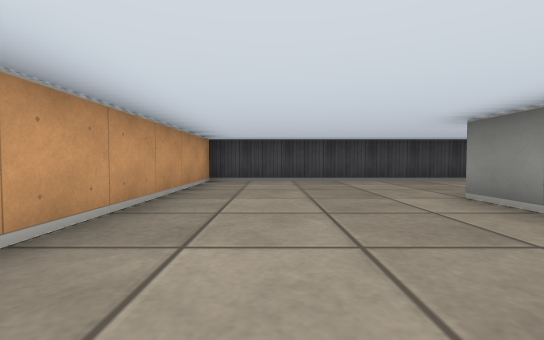
View 1 (above)

24 first-person views from a walk through a cub3D ray-caster map. The camera is about half as high as the walls, tilts 2° down and sees 90° across. The floor is counted in squares. Each view is taken from the middle of a square. On the plan, view 1 faces up. The plan holds only what a view shows up to about 9 squares ahead; the rest is blank.

View 2
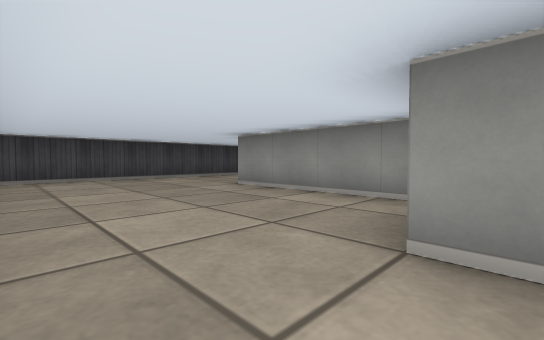

View 3
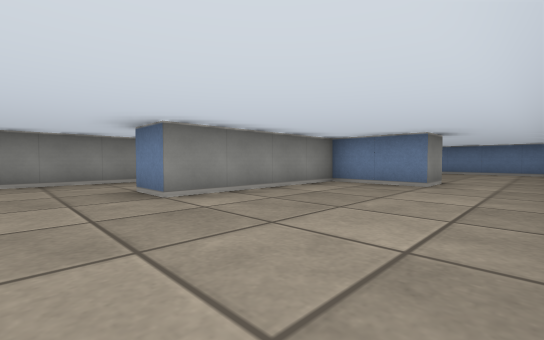

View 4
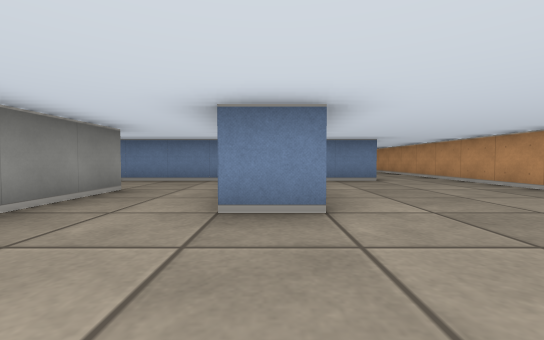

View 5
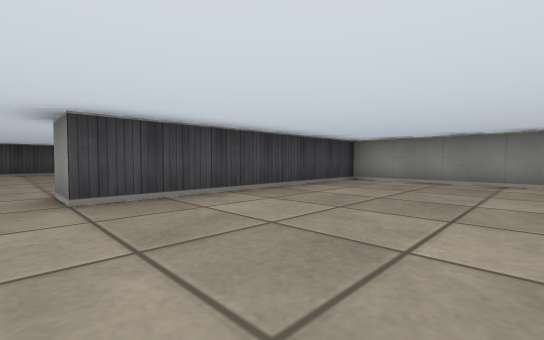

View 6
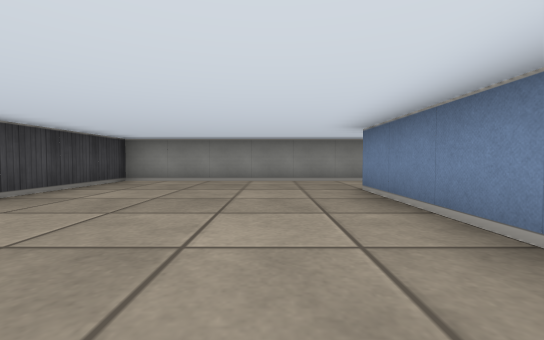

View 7
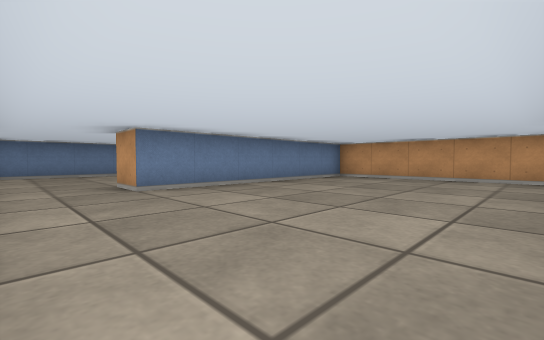

View 8
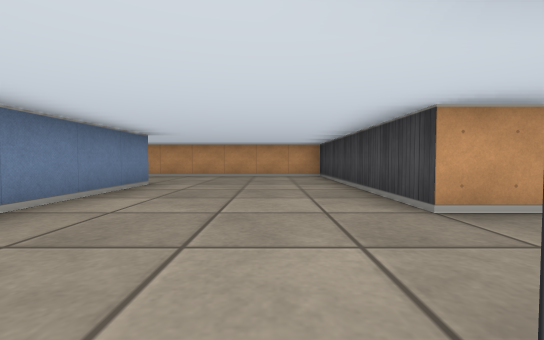

View 9
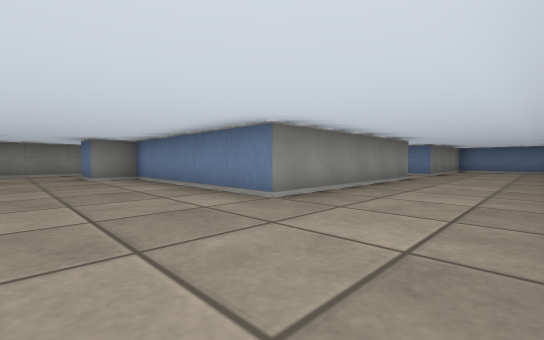

View 10
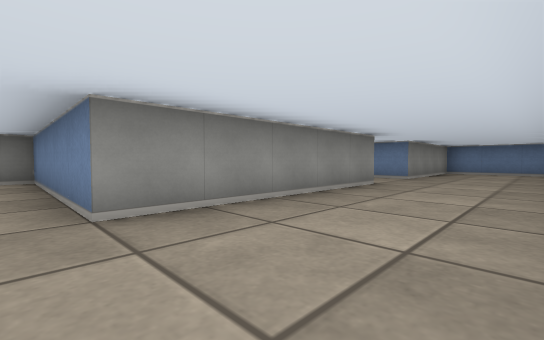

View 11
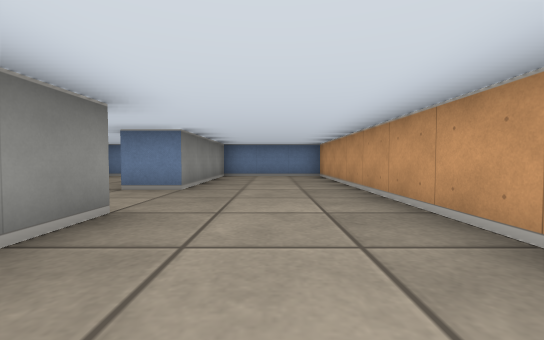

View 12
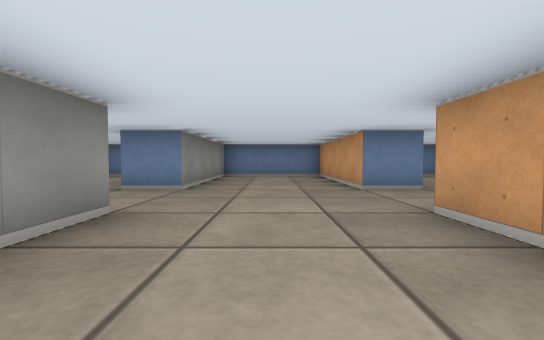

View 13
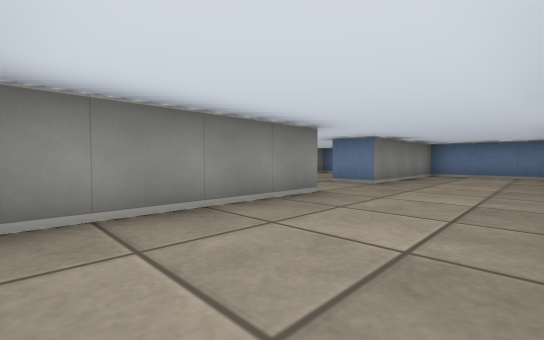

View 14
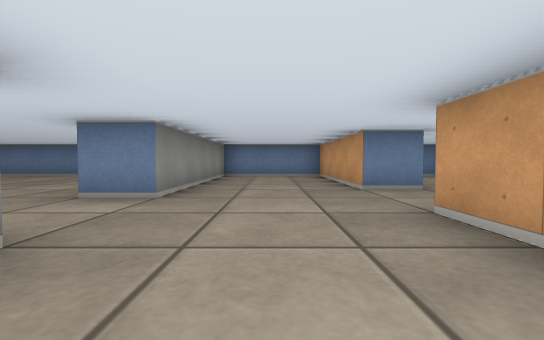

View 15
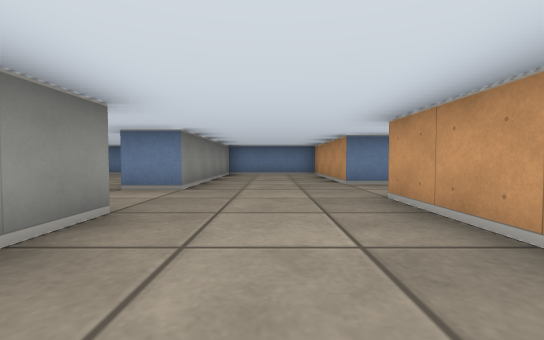

View 16
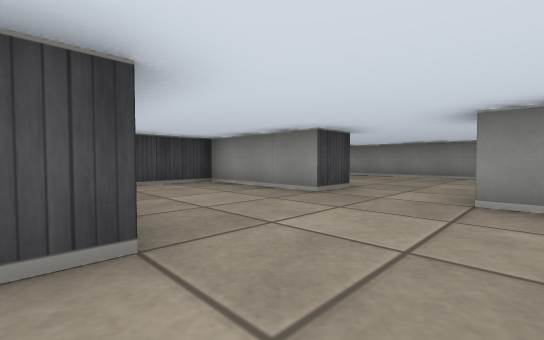

View 17
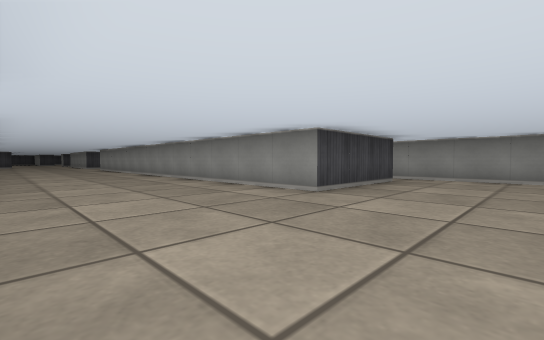

View 18
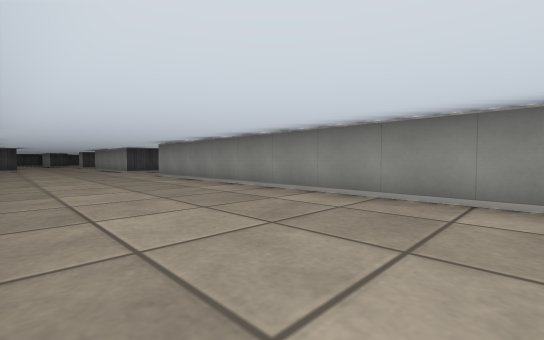

View 19
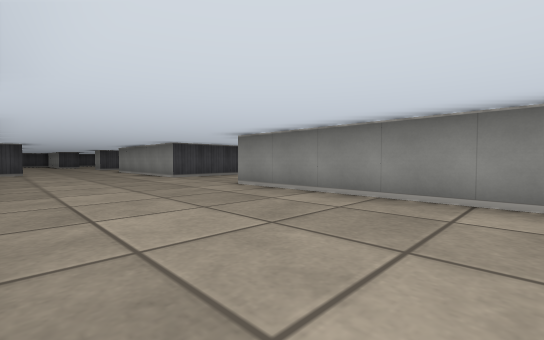

View 20
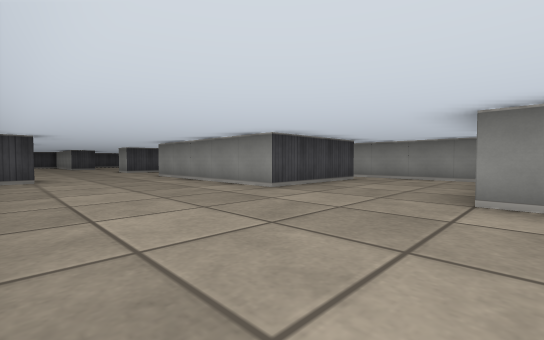

View 21
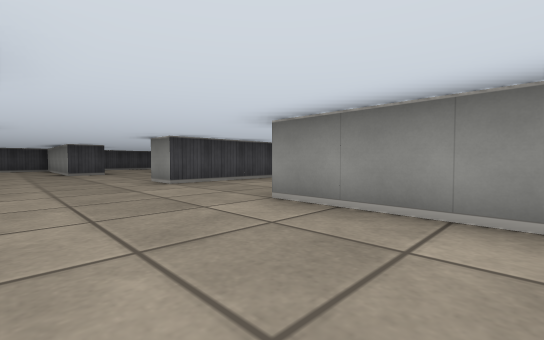

View 22
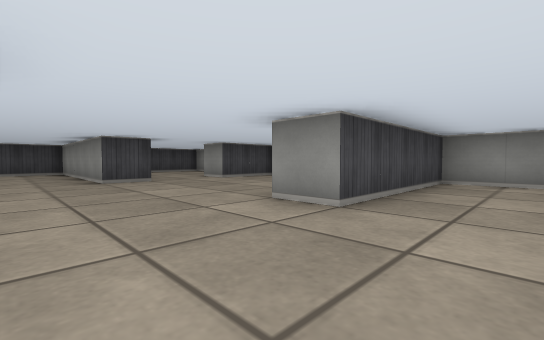

View 23
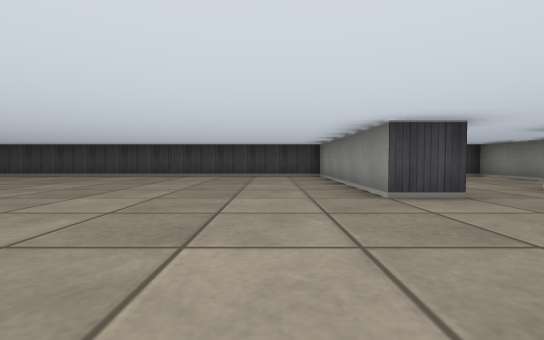

View 24
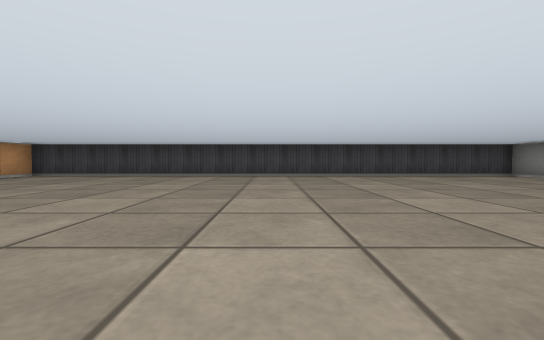

### Floor plan
Points are (right, up) in squares from view 1. A wall is a line through its corners. A room is listed if a view was taken in it or the views show most of it. See-through windows are left out.
Room 1 (views 1, 2, 3, 4)
walls: (5.5, 1.5) (5.5, 5.1); (4.8, 6.5) (-1.5, 6.5) (-1.5, -1.5); (0.5, -1.5) (0.5, -0.5) (2.5, -0.5) (2.5, 3.5) (3.5, 3.5)
ways out: opening at (-0.5, -1) to room 2; opening at (4.5, 2.5) to room 7
Room 2 (views 5, 6, 7)
walls: (-1.5, -1.5) (-1.5, -6.5) (4.5, -6.5); (6.5, -7.2) (6.5, -1.5) (0.5, -1.5)
ways out: opening at (-0.5, -1) to room 1; opening at (5.5, -7) to room 3
Room 3 (views 8, 9, 10, 11)
walls: (-1.5, -15.4) (-1.5, -22.5) (1.5, -22.5) (1.5, -18.5) (2.5, -18.5); (1.5, -16.6) (1.5, -11.5) (6.5, -11.5) (6.5, -10.5) (7.5, -10.5); (4.5, -6.5) (4.5, -7.5) (-1.5, -7.5) (-1.5, -12.9)
ways out: opening at (5.5, -7) to room 2; opening at (2, -17.5) to room 4; opening at (7, -9.5)
Room 4 (views 12, 13, 16)
walls: (5.5, -16.6) (5.5, -12.9); (2.5, -18.5) (2.5, -22.5) (5.5, -22.5) (5.5, -18.5) (6.5, -18.5); (2.5, -15.4) (2.5, -16.5); (6.5, -16.5) (5.9, -16.5)
ways out: opening at (2, -17.5) to room 3; opening at (6, -17.5) to room 5
Room 5 (views 14, 15)
walls: (6.5, -18.5) (6.5, -22.5) (9.5, -22.5) (9.5, -17.5); (9.5, -15.5) (9.5, -12.5) (7.8, -12.5); (6.5, -14.4) (6.5, -16.5)
ways out: opening at (6, -17.5) to room 4; opening at (10, -16.5) to room 6
Room 6 (views 17, 18, 19, 20, 21, 22, 23, 24)
walls: (11.6, 2.5) (11, 2.5); (17.5, -1.5) (14.5, -1.5) (14.5, 3.5); (18.5, 4.9) (18.5, 6.5) (14.5, 6.5) (14.5, 7.5); (18.5, -4) (18.5, -0.9); (14.6, 11.5) (13.5, 11.5) (13.5, 16.5) (-1.5, 16.5) (-1.5, 15.4); (18.2, 11.5) (16.5, 11.5) (16.5, 12.5); (10.5, -15.5) (9.5, -15.5); (9.5, -17.5) (10.5, -17.5); (17.5, -17.5) (14.5, -17.5) (14.5, -4.5); (18.5, -20.1) (18.5, -17.1); (14, -22.5) (16.5, -22.5)
ways out: opening at (10, -16.5) to room 5; opening at (15.5, 12); opening at (18, -17); opening at (18, -1)
Room 7 (no view inside)
walls: (4.2, -0.5) (6.6, -0.5)
ways out: opening at (4.5, 2.5) to room 1; opening at (6, 0.5)

Where each view was taken, in squares from view 1:
view 1: 0 up, 0 right, facing up
view 2: 1 down, 1 left, facing up-right
view 3: 5 up, 1 left, facing down-right
view 4: 6 up, 3 right, facing down
view 5: 5 down, 0 right, facing up-right
view 6: 5 down, 0 right, facing right
view 7: 2 down, 6 right, facing down-left
view 8: 9 down, 7 right, facing left
view 9: 9 down, 1 left, facing down-right
view 10: 11 down, 1 left, facing down-right
view 11: 14 down, 0 right, facing down
view 12: 14 down, 4 right, facing down
view 13: 13 down, 3 right, facing down-right
view 14: 14 down, 8 right, facing down
view 15: 13 down, 8 right, facing down
view 16: 18 down, 6 right, facing up-right
view 17: 20 down, 11 right, facing up-right
view 18: 13 down, 11 right, facing up-right
view 19: 9 down, 11 right, facing up-right
view 20: 5 down, 11 right, facing up-right
view 21: 1 up, 12 right, facing up-right
view 22: 5 up, 12 right, facing up-right
view 23: 8 up, 12 right, facing up
view 24: 8 up, 6 right, facing up
